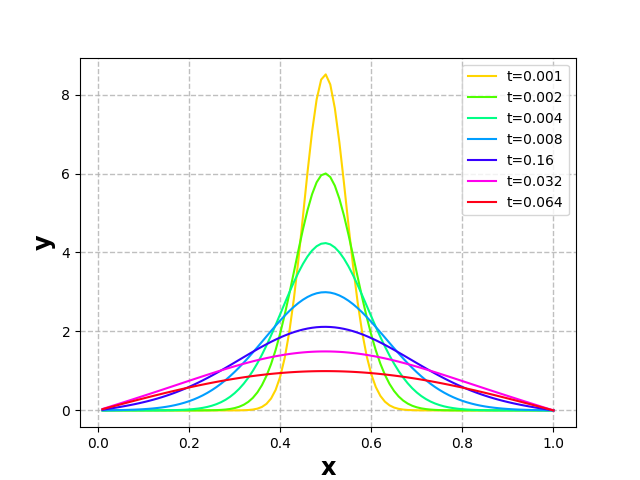

The script that saved this image:
import numpy as np
import matplotlib.pyplot as plt
import matplotlib.cm as cm

#それぞれのテキストファイルからデータを読み込む
data1 = np.genfromtxt("data1.txt")
data2 = np.genfromtxt("data2.txt")
data3 = np.genfromtxt("data3.txt")
data4 = np.genfromtxt("data4.txt")
data5 = np.genfromtxt("data5.txt")
data6 = np.genfromtxt("data6.txt")
data7 = np.genfromtxt("data7.txt")

#画像を出力するための領域を作成
fig = plt.figure()

#領域の中でプロットする場所を決める
ax = fig.add_subplot(1,1,1)

#領域の中でプロットする場所を決める
ax.plot(data1[:,0],data1[:,1],color=cm.hsv(1/7.0),label="t=0.001")
ax.plot(data2[:,0],data2[:,1],color=cm.hsv(2/7.0),label="t=0.002")
ax.plot(data3[:,0],data3[:,1],color=cm.hsv(3/7.0),label="t=0.004")
ax.plot(data4[:,0],data4[:,1],color=cm.hsv(4/7.0),label="t=0.008")
ax.plot(data5[:,0],data5[:,1],color=cm.hsv(5/7.0),label="t=0.16")
ax.plot(data6[:,0],data6[:,1],color=cm.hsv(6/7.0),label="t=0.032")
ax.plot(data7[:,0],data7[:,1],color=cm.hsv(7/7.0),label="t=0.064")

# x,y軸に補助目盛線を設定
ax.grid(which = "major", axis = "both", alpha = 0.8,linestyle = "--", linewidth = 1)

# x,y軸の目盛設定
ax.set_xlabel("x",weight="bold",size="xx-large")
ax.set_ylabel("y",weight="bold",size="xx-large")

#凡例を追加
ax.legend()

#プロットしたグラフを画像形式に保存する
plt.savefig("rei2-15.png")

#プロットしたグラフを出力する
plt.show()